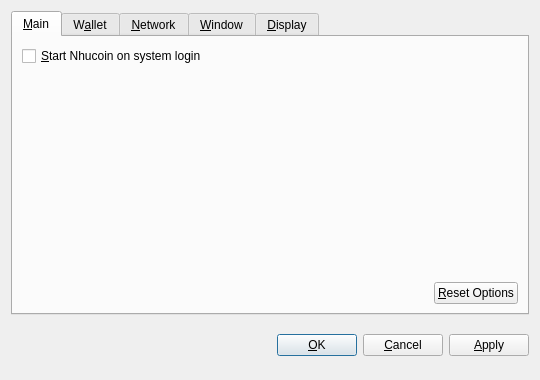
<?xml version="1.0" encoding="UTF-8"?>
<ui version="4.0">
 <class>OptionsDialog</class>
 <widget class="QDialog" name="OptionsDialog">
  <property name="geometry">
   <rect>
    <x>0</x>
    <y>0</y>
    <width>540</width>
    <height>380</height>
   </rect>
  </property>
  <property name="windowTitle">
   <string>Options</string>
  </property>
  <property name="modal">
   <bool>true</bool>
  </property>
  <layout class="QVBoxLayout" name="verticalLayout">
   <item>
    <widget class="QTabWidget" name="tabWidget">
     <property name="tabPosition">
      <enum>QTabWidget::North</enum>
     </property>
     <property name="currentIndex">
      <number>0</number>
     </property>
     <widget class="QWidget" name="tabMain">
      <attribute name="title">
       <string>&amp;Main</string>
      </attribute>
      <layout class="QVBoxLayout" name="verticalLayout_Main">
       <item>
        <widget class="QCheckBox" name="bitcoinAtStartup">
         <property name="toolTip">
          <string>Automatically start Nhucoin after logging in to the system.</string>
         </property>
         <property name="text">
          <string>&amp;Start Nhucoin on system login</string>
         </property>
        </widget>
       </item>
       <item>
        <spacer name="verticalSpacer_Main">
         <property name="orientation">
          <enum>Qt::Vertical</enum>
         </property>
         <property name="sizeHint" stdset="0">
          <size>
           <width>20</width>
           <height>40</height>
          </size>
         </property>
        </spacer>
       </item>
       <item>
        <layout class="QHBoxLayout" name="horizontalLayout_2_Main">
         <item>
          <spacer name="horizontalSpacer_2_Main">
           <property name="orientation">
            <enum>Qt::Horizontal</enum>
           </property>
           <property name="sizeHint" stdset="0">
            <size>
             <width>40</width>
             <height>20</height>
            </size>
           </property>
          </spacer>
         </item>
         <item>
          <widget class="QPushButton" name="resetButton">
           <property name="toolTip">
            <string>Reset all client options to default.</string>
           </property>
           <property name="text">
            <string>&amp;Reset Options</string>
           </property>
           <property name="autoDefault">
            <bool>false</bool>
           </property>
          </widget>
         </item>
        </layout>
       </item>
      </layout>
     </widget>
     <widget class="QWidget" name="tabWallet">
      <attribute name="title">
       <string>W&amp;allet</string>
      </attribute>
      <layout class="QVBoxLayout" name="verticalLayout_Network">
       <item>
        <widget class="QLabel" name="transactionFeeInfoLabel">
         <property name="text">
          <string>Optional transaction fee per kB that helps make sure your transactions are processed quickly. Most transactions are 1 kB.</string>
         </property>
         <property name="textFormat">
          <enum>Qt::PlainText</enum>
         </property>
         <property name="wordWrap">
          <bool>true</bool>
         </property>
        </widget>
       </item>
       <item>
        <layout class="QHBoxLayout" name="horizontalLayout_1_Main">
         <item>
          <widget class="QLabel" name="transactionFeeLabel">
           <property name="text">
            <string>Pay transaction &amp;fee</string>
           </property>
           <property name="textFormat">
            <enum>Qt::PlainText</enum>
           </property>
           <property name="buddy">
            <cstring>transactionFee</cstring>
           </property>
          </widget>
         </item>
         <item>
          <widget class="BitcoinAmountField" name="transactionFee"/>
         </item>
         <item>
          <spacer name="horizontalSpacer_1_Main">
           <property name="orientation">
            <enum>Qt::Horizontal</enum>
           </property>
           <property name="sizeHint" stdset="0">
            <size>
             <width>40</width>
             <height>20</height>
            </size>
           </property>
          </spacer>
         </item>
        </layout>
       </item>
       <item>
        <widget class="QLabel" name="label">
         <property name="text">
          <string>If you disable the spending of unconfirmed change, the change from a transaction cannot be used until that transaction has at least one confirmation. This also affects how your balance is computed.</string>
         </property>
         <property name="wordWrap">
          <bool>true</bool>
         </property>
        </widget>
       </item>
       <item>
        <widget class="QCheckBox" name="spendZeroConfChange">
         <property name="text">
          <string>Spend unconfirmed change  (experts only)</string>
         </property>
        </widget>
       </item>
       <item>
        <spacer name="verticalSpacer">
         <property name="orientation">
          <enum>Qt::Vertical</enum>
         </property>
         <property name="sizeHint" stdset="0">
          <size>
           <width>20</width>
           <height>40</height>
          </size>
         </property>
        </spacer>
       </item>
      </layout>
     </widget>
     <widget class="QWidget" name="tabNetwork">
      <attribute name="title">
       <string>&amp;Network</string>
      </attribute>
      <layout class="QVBoxLayout" name="verticalLayout_Network">
       <item>
        <widget class="QCheckBox" name="mapPortUpnp">
         <property name="toolTip">
          <string>Automatically open the Nhucoin client port on the router. This only works when your router supports UPnP and it is enabled.</string>
         </property>
         <property name="text">
          <string>Map port using &amp;UPnP</string>
         </property>
        </widget>
       </item>
       <item>
        <widget class="QCheckBox" name="connectSocks">
         <property name="toolTip">
          <string>Connect to the Nhucoin network through a SOCKS proxy (e.g. when connecting through Tor).</string>
         </property>
         <property name="text">
          <string>&amp;Connect through SOCKS proxy:</string>
         </property>
        </widget>
       </item>
       <item>
        <layout class="QHBoxLayout" name="horizontalLayout_Network">
         <item>
          <widget class="QLabel" name="proxyIpLabel">
           <property name="text">
            <string>Proxy &amp;IP:</string>
           </property>
           <property name="textFormat">
            <enum>Qt::PlainText</enum>
           </property>
           <property name="buddy">
            <cstring>proxyIp</cstring>
           </property>
          </widget>
         </item>
         <item>
          <widget class="QValidatedLineEdit" name="proxyIp">
           <property name="maximumSize">
            <size>
             <width>140</width>
             <height>16777215</height>
            </size>
           </property>
           <property name="toolTip">
            <string>IP address of the proxy (e.g. 127.0.0.1)</string>
           </property>
          </widget>
         </item>
         <item>
          <widget class="QLabel" name="proxyPortLabel">
           <property name="text">
            <string>&amp;Port:</string>
           </property>
           <property name="textFormat">
            <enum>Qt::PlainText</enum>
           </property>
           <property name="buddy">
            <cstring>proxyPort</cstring>
           </property>
          </widget>
         </item>
         <item>
          <widget class="QLineEdit" name="proxyPort">
           <property name="maximumSize">
            <size>
             <width>55</width>
             <height>16777215</height>
            </size>
           </property>
           <property name="toolTip">
            <string>Port of the proxy (e.g. 9050)</string>
           </property>
          </widget>
         </item>
         <item>
          <widget class="QLabel" name="socksVersionLabel">
           <property name="text">
            <string>SOCKS &amp;Version:</string>
           </property>
           <property name="textFormat">
            <enum>Qt::PlainText</enum>
           </property>
           <property name="buddy">
            <cstring>socksVersion</cstring>
           </property>
          </widget>
         </item>
         <item>
          <widget class="QValueComboBox" name="socksVersion">
           <property name="toolTip">
            <string>SOCKS version of the proxy (e.g. 5)</string>
           </property>
          </widget>
         </item>
         <item>
          <spacer name="horizontalSpacer_Network">
           <property name="orientation">
            <enum>Qt::Horizontal</enum>
           </property>
           <property name="sizeHint" stdset="0">
            <size>
             <width>40</width>
             <height>20</height>
            </size>
           </property>
          </spacer>
         </item>
        </layout>
       </item>
       <item>
        <spacer name="verticalSpacer_Network">
         <property name="orientation">
          <enum>Qt::Vertical</enum>
         </property>
         <property name="sizeHint" stdset="0">
          <size>
           <width>20</width>
           <height>40</height>
          </size>
         </property>
        </spacer>
       </item>
      </layout>
     </widget>
     <widget class="QWidget" name="tabWindow">
      <attribute name="title">
       <string>&amp;Window</string>
      </attribute>
      <layout class="QVBoxLayout" name="verticalLayout_Window">
       <item>
        <widget class="QCheckBox" name="minimizeToTray">
         <property name="toolTip">
          <string>Show only a tray icon after minimizing the window.</string>
         </property>
         <property name="text">
          <string>&amp;Minimize to the tray instead of the taskbar</string>
         </property>
        </widget>
       </item>
       <item>
        <widget class="QCheckBox" name="minimizeOnClose">
         <property name="toolTip">
          <string>Minimize instead of exit the application when the window is closed. When this option is enabled, the application will be closed only after selecting Quit in the menu.</string>
         </property>
         <property name="text">
          <string>M&amp;inimize on close</string>
         </property>
        </widget>
       </item>
       <item>
        <spacer name="verticalSpacer_Window">
         <property name="orientation">
          <enum>Qt::Vertical</enum>
         </property>
         <property name="sizeHint" stdset="0">
          <size>
           <width>20</width>
           <height>40</height>
          </size>
         </property>
        </spacer>
       </item>
      </layout>
     </widget>
     <widget class="QWidget" name="tabDisplay">
      <attribute name="title">
       <string>&amp;Display</string>
      </attribute>
      <layout class="QVBoxLayout" name="verticalLayout_Display">
       <item>
        <layout class="QHBoxLayout" name="horizontalLayout_1_Display">
         <item>
          <widget class="QLabel" name="langLabel">
           <property name="text">
            <string>User Interface &amp;language:</string>
           </property>
           <property name="textFormat">
            <enum>Qt::PlainText</enum>
           </property>
           <property name="buddy">
            <cstring>lang</cstring>
           </property>
          </widget>
         </item>
         <item>
          <widget class="QValueComboBox" name="lang">
           <property name="toolTip">
            <string>The user interface language can be set here. This setting will take effect after restarting Nhucoin.</string>
           </property>
          </widget>
         </item>
        </layout>
       </item>
       <item>
        <layout class="QHBoxLayout" name="horizontalLayout_2_Display">
         <item>
          <widget class="QLabel" name="unitLabel">
           <property name="text">
            <string>&amp;Unit to show amounts in:</string>
           </property>
           <property name="textFormat">
            <enum>Qt::PlainText</enum>
           </property>
           <property name="buddy">
            <cstring>unit</cstring>
           </property>
          </widget>
         </item>
         <item>
          <widget class="QValueComboBox" name="unit">
           <property name="toolTip">
            <string>Choose the default subdivision unit to show in the interface and when sending coins.</string>
           </property>
          </widget>
         </item>
        </layout>
       </item>
       <item>
        <widget class="QCheckBox" name="displayAddresses">
         <property name="toolTip">
          <string>Whether to show Nhucoin addresses in the transaction list or not.</string>
         </property>
         <property name="text">
          <string>&amp;Display addresses in transaction list</string>
         </property>
        </widget>
       </item>
       <item>
        <widget class="QCheckBox" name="coinControlFeatures">
         <property name="toolTip">
          <string>Whether to show coin control features or not.</string>
         </property>
         <property name="text">
          <string>Display coin &amp;control features (experts only!)</string>
         </property>
        </widget>
       </item>
       <item>
        <spacer name="verticalSpacer_Display">
         <property name="orientation">
          <enum>Qt::Vertical</enum>
         </property>
         <property name="sizeHint" stdset="0">
          <size>
           <width>20</width>
           <height>40</height>
          </size>
         </property>
        </spacer>
       </item>
      </layout>
     </widget>
    </widget>
   </item>
   <item>
    <layout class="QHBoxLayout" name="horizontalLayout_Buttons">
     <item>
      <spacer name="horizontalSpacer_1">
       <property name="orientation">
        <enum>Qt::Horizontal</enum>
       </property>
       <property name="sizeHint" stdset="0">
        <size>
         <width>40</width>
         <height>48</height>
        </size>
       </property>
      </spacer>
     </item>
     <item>
      <widget class="QLabel" name="statusLabel">
       <property name="font">
        <font>
         <weight>75</weight>
         <bold>true</bold>
        </font>
       </property>
       <property name="text">
        <string/>
       </property>
       <property name="textFormat">
        <enum>Qt::PlainText</enum>
       </property>
       <property name="wordWrap">
        <bool>true</bool>
       </property>
      </widget>
     </item>
     <item>
      <spacer name="horizontalSpacer_2">
       <property name="orientation">
        <enum>Qt::Horizontal</enum>
       </property>
       <property name="sizeHint" stdset="0">
        <size>
         <width>40</width>
         <height>48</height>
        </size>
       </property>
      </spacer>
     </item>
     <item>
      <widget class="QPushButton" name="okButton">
       <property name="text">
        <string>&amp;OK</string>
       </property>
      </widget>
     </item>
     <item>
      <widget class="QPushButton" name="cancelButton">
       <property name="text">
        <string>&amp;Cancel</string>
       </property>
       <property name="autoDefault">
        <bool>false</bool>
       </property>
      </widget>
     </item>
     <item>
      <widget class="QPushButton" name="applyButton">
       <property name="text">
        <string>&amp;Apply</string>
       </property>
       <property name="autoDefault">
        <bool>false</bool>
       </property>
      </widget>
     </item>
    </layout>
   </item>
  </layout>
 </widget>
 <customwidgets>
  <customwidget>
   <class>BitcoinAmountField</class>
   <extends>QSpinBox</extends>
   <header>bitcoinamountfield.h</header>
  </customwidget>
  <customwidget>
   <class>QValueComboBox</class>
   <extends>QComboBox</extends>
   <header>qvaluecombobox.h</header>
  </customwidget>
  <customwidget>
   <class>QValidatedLineEdit</class>
   <extends>QLineEdit</extends>
   <header>qvalidatedlineedit.h</header>
  </customwidget>
 </customwidgets>
 <resources/>
 <connections/>
</ui>
